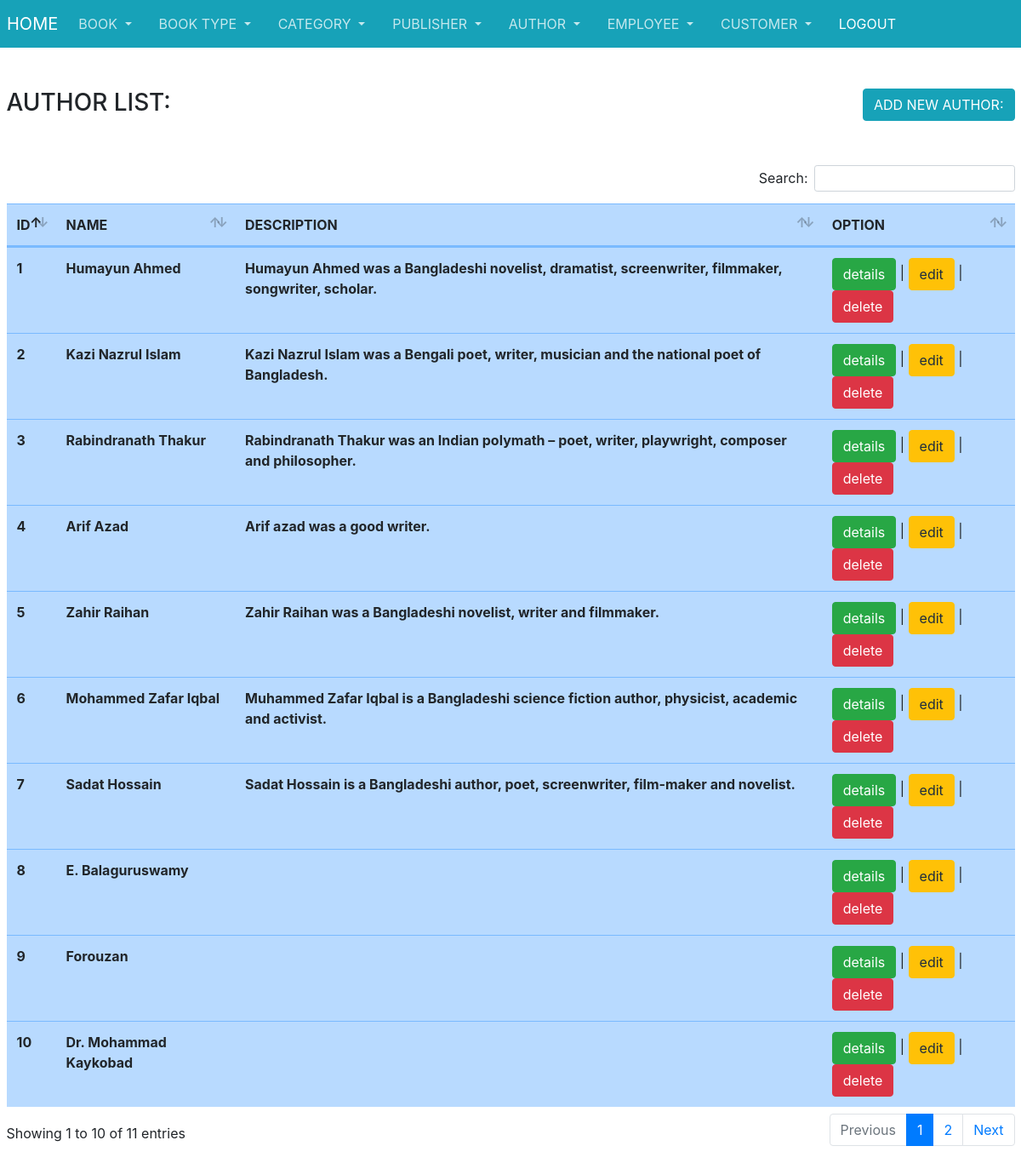
The app's page /views/author/index.php with its own data.
### tables this page shows
CREATE TABLE `authors` (
  `id` int(20) NOT NULL,
  `name` varchar(50) NOT NULL,
  `description` varchar(100) NOT NULL,
  `column_status` varchar(20) NOT NULL DEFAULT 'ACTIVE'
);

### app/db/db.php (called while the page is built, shortened)
<?php
    function readQuery($sql)
    {
        $conn = new mysqli(servername , username, password, databaseName);
        $arr = [];
        $result = $conn->query($sql);
        if ($result == TRUE) {
            while($row = $result->fetch_assoc()) {
                $arr[] = $row;
            }
        }
        else
        {
            echo "Error: " . $conn->error;
        }
        $json_data = json_encode($arr);
        return $json_data;
    }
?>

### app/controller/authorController.php (called while the page is built, shortened)
<?php include_once('baseController.php');
function index()
{
    $s = "select * from authors order by id";
    $authors = readQuery($s);
    $authors = json_decode($authors);
    return $authors;
}

### views/author/index.php (the view, shortened to what this page needs)
<?php include_once('../config.php');
        include_once(CON_FRONT.'authorController.php');
        $authors = index();
?>
<!DOCTYPE html>
<html lang="en">
<head>
    <?php include_once('../layout/links.php') ?>
</head>
<body>
    <?php include_once('../layout/admin.php') ?>
    <div class="container-fluid" style="margin-top:80px">
        <br>
        <h3>AUTHOR LIST:<a href="create.php" class="btn btn-info float-right">ADD NEW AUTHOR:</a></h3>
        <br>
        <br>
        <table class="table table-hover table-primary" id="dataTable">
            <thead>
                <tr>
                    <th>ID</th>
                    <th>NAME</th>
                    <th>DESCRIPTION</th>
                    <th>OPTION</th>
                </tr>
            </thead>
            <tbody>
                <?php
        foreach($authors as $a)
        { ?>
                <tr>
                    <th><?= $a->id; ?></th>
                    <th><?= $a->name; ?></th>
                    <th><?= $a->description; ?></th>
                    <td><a href="show.php?id=<?= $a->id ?>" class="btn btn-success">details</a> | <a
                            href="edit.php?id=<?= $a->id ?>" class="btn btn-warning">edit</a> | <a
                            href="delete.php?id=<?= $a->id ?>" class="btn btn-danger">delete</a></td>
                </tr>
                <?php } ?>
            </tbody>
        </table>
        <br>
        <br>
        <br>
        <br>
    </div>
</body>
</html>

### views/layout/links.php (shortened to what this page needs)
<link rel="stylesheet" href="https://maxcdn.bootstrapcdn.com/bootstrap/4.5.2/css/bootstrap.min.css">
<link rel="stylesheet" href="<?= RSR ?>/plugins/fontawesome-free/css/all.min.css">
  <link rel="stylesheet" href="<?= RSR ?>/plugins/datatables-bs4/css/dataTables.bootstrap4.min.css">
  <link rel="stylesheet" href="<?= RSR ?>/plugins/datatables-responsive/css/responsive.bootstrap4.min.css">
  <link rel="stylesheet" href="<?= RSR ?>/plugins/datatables-buttons/css/buttons.bootstrap4.min.css">
  <link rel="stylesheet" href="<?= RSR ?>/dist/css/adminlte.min.css">

### views/layout/admin.php (shortened to what this page needs)
<nav class="navbar navbar-expand-sm bg-info navbar-dark fixed-top">
  <a class="navbar-brand" href="../dashboard/index.php">HOME</a>
  <ul class="navbar-nav">
    <li class="nav-item dropdown">
      <a class="nav-link dropdown-toggle" href="#" id="navbardrop" data-toggle="dropdown">
        BOOK
      </a>
    </li>
    <li class="nav-item dropdown">
      <a class="nav-link dropdown-toggle" href="#" id="navbardrop" data-toggle="dropdown">
        BOOK TYPE
      </a>
    </li>
    <li class="nav-item dropdown">
      <a class="nav-link dropdown-toggle" href="#" id="navbardrop" data-toggle="dropdown">
        CATEGORY
      </a>
      </li>
    <li class="nav-item dropdown">
      <a class="nav-link dropdown-toggle" href="#" id="navbardrop" data-toggle="dropdown">
        PUBLISHER
      </a>
    </li>
    <li class="nav-item dropdown">
      <a class="nav-link dropdown-toggle" href="#" id="navbardrop" data-toggle="dropdown">
        AUTHOR
      </a>
    </li>
    <li class="nav-item dropdown">
      <a class="nav-link dropdown-toggle" href="#" id="navbardrop" data-toggle="dropdown">
        EMPLOYEE
      </a>
    </li>
    <li class="nav-item dropdown">
      <a class="nav-link dropdown-toggle" href="#" id="navbardrop" data-toggle="dropdown">
        CUSTOMER
      </a>
    <li class="nav-item active">
      <a class="nav-link" href="../login">LOGOUT</a>
    </li>
  </ul>
</nav>

### records on screen
authors: id "1", name "Humayun Ahmed", description "Humayun Ahmed was a Bangladeshi novelist, dramatist, screenwriter, filmmaker, songwriter, scholar."
authors: id "2", name "Kazi Nazrul Islam", description "Kazi Nazrul Islam was a Bengali poet, writer, musician and the national poet of Bangladesh."
authors: id "3", name "Rabindranath Thakur", description "Rabindranath Thakur was an Indian polymath – poet, writer, playwright, composer and philosopher."
authors: id "4", name "Arif Azad", description "Arif azad was a good writer."
authors: id "5", name "Zahir Raihan", description "Zahir Raihan was a Bangladeshi novelist, writer and filmmaker."
authors: id "6", name "Mohammed Zafar Iqbal", description "Muhammed Zafar Iqbal is a Bangladeshi science fiction author, physicist, academic and activist."
authors: id "7", name "Sadat Hossain", description "Sadat Hossain is a Bangladeshi author, poet, screenwriter, film-maker and novelist."
authors: id "8", name "E. Balaguruswamy"
authors: id "9", name "Forouzan"
authors: id "10", name "Dr. Mohammad Kaykobad"
